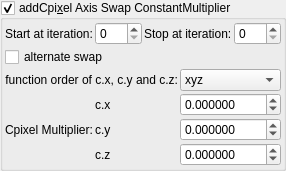
    <widget class="MyGroupBox" name="groupCheck_transf_addCpixel_enabled_false">
     <property name="toolTip">
      <string>&lt;html&gt;&lt;head/&gt;&lt;body&gt;&lt;p&gt;Cpixel is CVector3 c = ( c.x, c.y, c.z). It is each original point (pixel) in 3D space where the iteration starts from, ( c = original z for each point .) It is commonly found in formula structures z = f(z) + c.&lt;/p&gt;&lt;p&gt;The Cpixel multiplier effectively scales this point &amp;quot;c&amp;quot;.&lt;/p&gt;&lt;p&gt;This transform allows the swapping of the order of the &amp;quot;CVector3 c&amp;quot; components before being multiplied by &amp;quot;CVector3 z&amp;quot; components.&lt;/p&gt;&lt;/body&gt;&lt;/html&gt;</string>
     </property>
     <property name="title">
      <string>addCpi&amp;xel Axis Swap ConstantMultiplier</string>
     </property>
     <property name="checkable">
      <bool>true</bool>
     </property>
     <layout class="QVBoxLayout" name="verticalLayout_50">
      <property name="spacing">
       <number>2</number>
      </property>
      <property name="leftMargin">
       <number>2</number>
      </property>
      <property name="topMargin">
       <number>2</number>
      </property>
      <property name="rightMargin">
       <number>2</number>
      </property>
      <property name="bottomMargin">
       <number>2</number>
      </property>
      <item>
       <layout class="QGridLayout" name="gridLayout_81">
        <property name="spacing">
         <number>2</number>
        </property>
        <item row="3" column="3">
         <widget class="MySpinBox" name="spinboxInt_transf_stop_iterations_C">
          <property name="sizePolicy">
           <sizepolicy hsizetype="Preferred" vsizetype="Maximum">
            <horstretch>0</horstretch>
            <verstretch>0</verstretch>
           </sizepolicy>
          </property>
          <property name="maximum">
           <number>999</number>
          </property>
         </widget>
        </item>
        <item row="3" column="2">
         <widget class="QLabel" name="label_52">
          <property name="text">
           <string>Stop at iteration:</string>
          </property>
         </widget>
        </item>
        <item row="3" column="1">
         <widget class="MySpinBox" name="spinboxInt_transf_start_iterations_C">
          <property name="sizePolicy">
           <sizepolicy hsizetype="Minimum" vsizetype="Maximum">
            <horstretch>0</horstretch>
            <verstretch>0</verstretch>
           </sizepolicy>
          </property>
          <property name="minimum">
           <number>0</number>
          </property>
          <property name="maximum">
           <number>999</number>
          </property>
          <property name="value">
           <number>0</number>
          </property>
         </widget>
        </item>
        <item row="3" column="0">
         <widget class="QLabel" name="label_72">
          <property name="text">
           <string>Start at iteration:</string>
          </property>
         </widget>
        </item>
       </layout>
      </item>
      <item>
       <layout class="QGridLayout" name="gridLayout_24" columnstretch="0,0,1">
        <property name="spacing">
         <number>2</number>
        </property>
        <item row="0" column="0" colspan="2">
         <widget class="MyCheckBox" name="checkBox_transf_alternate_enabled_false">
          <property name="text">
           <string>alternate swap</string>
          </property>
         </widget>
        </item>
        <item row="3" column="2">
         <widget class="MyDoubleSpinBox" name="spinbox3_transf_constant_multiplier_111_y">
          <property name="sizePolicy">
           <sizepolicy hsizetype="Minimum" vsizetype="Maximum">
            <horstretch>0</horstretch>
            <verstretch>0</verstretch>
           </sizepolicy>
          </property>
          <property name="prefix">
           <string/>
          </property>
          <property name="suffix">
           <string/>
          </property>
          <property name="decimals">
           <number>6</number>
          </property>
          <property name="minimum">
           <double>-99.989999999999995</double>
          </property>
          <property name="maximum">
           <double>99.989999999999995</double>
          </property>
          <property name="singleStep">
           <double>0.100000000000000</double>
          </property>
         </widget>
        </item>
        <item row="2" column="2">
         <widget class="MyDoubleSpinBox" name="spinbox3_transf_constant_multiplier_111_x">
          <property name="sizePolicy">
           <sizepolicy hsizetype="Minimum" vsizetype="Maximum">
            <horstretch>0</horstretch>
            <verstretch>0</verstretch>
           </sizepolicy>
          </property>
          <property name="prefix">
           <string/>
          </property>
          <property name="suffix">
           <string/>
          </property>
          <property name="decimals">
           <number>6</number>
          </property>
          <property name="minimum">
           <double>-99.989999999999995</double>
          </property>
          <property name="maximum">
           <double>99.989999999999995</double>
          </property>
          <property name="singleStep">
           <double>0.100000000000000</double>
          </property>
         </widget>
        </item>
        <item row="2" column="1">
         <widget class="QLabel" name="label_116">
          <property name="text">
           <string notr="true">c.x</string>
          </property>
         </widget>
        </item>
        <item row="3" column="1">
         <widget class="QLabel" name="label_114">
          <property name="text">
           <string notr="true">c.y</string>
          </property>
         </widget>
        </item>
        <item row="4" column="1">
         <widget class="QLabel" name="label_115">
          <property name="text">
           <string notr="true">c.z</string>
          </property>
         </widget>
        </item>
        <item row="4" column="2">
         <widget class="MyDoubleSpinBox" name="spinbox3_transf_constant_multiplier_111_z">
          <property name="sizePolicy">
           <sizepolicy hsizetype="Minimum" vsizetype="Maximum">
            <horstretch>0</horstretch>
            <verstretch>0</verstretch>
           </sizepolicy>
          </property>
          <property name="prefix">
           <string/>
          </property>
          <property name="suffix">
           <string/>
          </property>
          <property name="decimals">
           <number>6</number>
          </property>
          <property name="minimum">
           <double>-99.989999999999995</double>
          </property>
          <property name="maximum">
           <double>99.989999999999995</double>
          </property>
          <property name="singleStep">
           <double>0.100000000000000</double>
          </property>
         </widget>
        </item>
        <item row="2" column="0" rowspan="3">
         <widget class="QLabel" name="label_108">
          <property name="text">
           <string>Cpixel Multiplier:</string>
          </property>
         </widget>
        </item>
        <item row="1" column="2">
         <widget class="MyComboBox" name="comboBox_mandelbulbMulti_order_of_xyz">
          <item>
           <property name="text">
            <string notr="true">xyz</string>
           </property>
          </item>
          <item>
           <property name="text">
            <string notr="true">xzy</string>
           </property>
          </item>
          <item>
           <property name="text">
            <string notr="true">yxz</string>
           </property>
          </item>
          <item>
           <property name="text">
            <string notr="true">yzx</string>
           </property>
          </item>
          <item>
           <property name="text">
            <string notr="true">zxy</string>
           </property>
          </item>
          <item>
           <property name="text">
            <string notr="true">zyx</string>
           </property>
          </item>
         </widget>
        </item>
        <item row="1" column="0" colspan="2">
         <widget class="QLabel" name="label">
          <property name="text">
           <string>function order of c.x, c.y and c.z:</string>
          </property>
          <property name="alignment">
           <set>Qt::AlignRight|Qt::AlignTrailing|Qt::AlignVCenter</set>
          </property>
         </widget>
        </item>
       </layout>
      </item>
     </layout>
    </widget>
